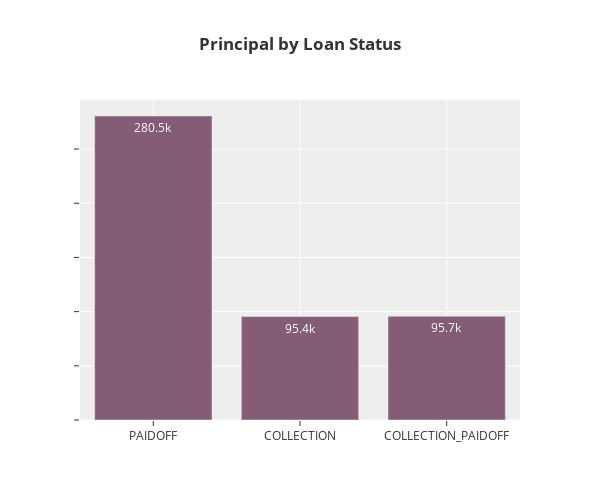

Source (notebook cell):
### Code cell
fig = px.bar(status_count, 'loan_status', 'principal', text_auto=True, title='<b>Principal by Loan Status</b>',
             labels={'principal':'', 'loan_status':''}, color_discrete_sequence=px.colors.qualitative.Antique,
             width=600, height=500)
fig.update_yaxes(showticklabels=False)

### Figure 1 — Plotly figure (JSON) as saved in the notebook; plotly's stock layout.template omitted (floating-point values rounded to 4 significant figures)
{"data": [{"alignmentgroup": "True", "hovertemplate": "=%{y}<extra></extra>", "legendgroup": "", "marker": {"color": "rgb(133, 92, 117)", "pattern": {"shape": ""}}, "name": "", "offsetgroup": "", "orientation": "v", "showlegend": false, "textposition": "auto", "texttemplate": "%{y}", "type": "bar", "x": ["PAIDOFF", "COLLECTION", "COLLECTION_PAIDOFF"], "xaxis": "x", "y": [280500, 95400, 95700], "yaxis": "y"}], "layout": {"barmode": "relative", "height": 500, "legend": {"tracegroupgap": 0}, "title": {"text": "<b>Principal by Loan Status</b>"}, "width": 600, "xaxis": {"anchor": "y", "domain": [0, 1], "title": {"text": ""}}, "yaxis": {"anchor": "x", "domain": [0, 1], "showticklabels": false, "title": {"text": ""}}}}
